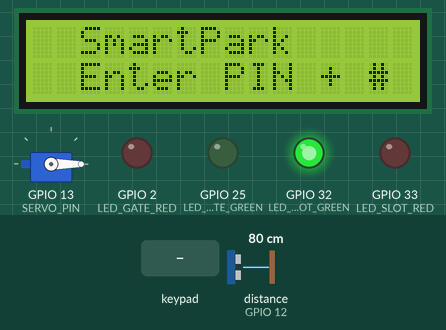
Recording of a sketch running on a simulated ESP32. On the bench: servo, 16×2 character LCD, output pins drawn as LEDs (lit = HIGH). Wiring (inferred from the names in the program): ultrasonic range finder: trigger GPIO 14; echo GPIO 12. Inputs (shaded band) come from the test bench; at power-on: distance to the obstacle (sensor on GPIO 12) 80 cm. The echo pulse lasts 58.3 µs per cm; WiFi joins after 1.5 s; servers stay silent unless stated; uploads are accepted with an empty reply; pins used as bus, display or sensor lines are not drawn; what the sketch prints to the serial monitor is not drawn.

Above: at 4.3 s.
4.4 s: keypad keys 4 5 1 5 1 6 # pressed 0.4 s apart
At 8.3 s:
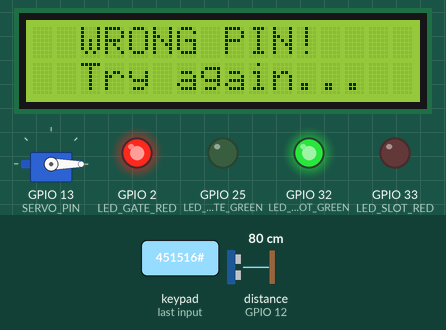
8.7 s: distance to the obstacle (sensor on GPIO 12) set to 18 cm
11.4 s: distance to the obstacle (sensor on GPIO 12) set to 14 cm
At 12.2 s:
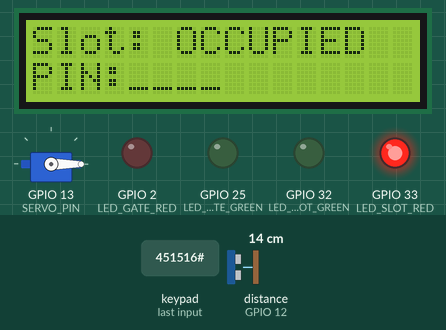
12.9 s: keypad keys 1 7 1 8 1 9 2 3 # pressed 0.4 s apart
At 15.0 s:
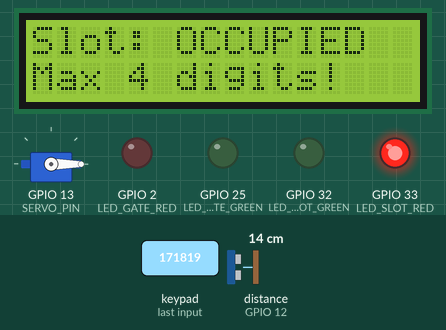
18.0 s: keypad keys 1 2 3 4 # pressed 0.4 s apart
At 23.3 s:
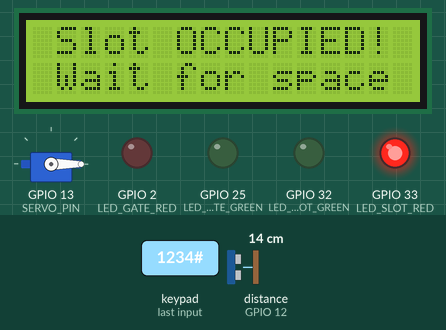
Timing chart, 0 to 24.8 s (numbered marks = the images above; inputs shaded):
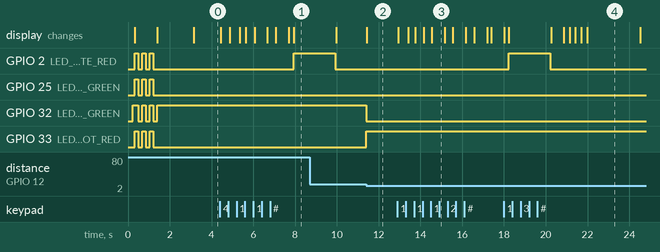

Measured:
- the behaviour switches between 16 and 15 cm on distance to the obstacle (sensor on GPIO 12) (found by bisection; images 1 and 2)
- after the input at 4.4 s, GPIO 2 (LED_GATE_RED): LOW → HIGH after 3.5 s; the display: first changes at once (image 1 shows a later state)
- after the input at 11.4 s, GPIO 32 (LED_SLOT_GREEN): HIGH → LOW at once; GPIO 33 (LED_SLOT_RED): LOW → HIGH at once; the display: changes at once (image 2)
- after the input at 12.9 s, the display: first changes at once (image 3 shows a later state)
- after the input at 18.0 s, the display: first differs from a run without the input after 2.9 s (image 4 shows a later state)

The sketch:

sketch_1_.ino
```cpp
/*
 * ╔══════════════════════════════════════════════════════════════╗
 * ║   SmartPark IoT — ESP32 Final Version                        ║
 * ║   Keypad PIN + I2C LCD + HC-SR04 + Servo + 4 LEDs            ║
 * ╠══════════════════════════════════════════════════════════════╣
 * ║  LED ROLES (CORRECTED):                                      ║
 * ║   GATE GREEN (GPIO 25) — lights when gate is OPEN / PIN OK   ║
 * ║   GATE RED   (GPIO 26) — lights when gate is LOCKED          ║
 * ║   SLOT GREEN (GPIO 32) — lights when parking slot is VACANT  ║
 * ║   SLOT RED   (GPIO 33) — lights when car IS in the slot      ║
 * ║                                                              ║
 * ║  SERVO (GPIO 13) — main entry gate arm                       ║
 * ║  HC-SR04 (TRIG 14 / ECHO 12) — slot occupancy sensor         ║
 * ║  KEYPAD ROWS  : GPIO 4, 5, 15, 16                            ║
 * ║  KEYPAD COLS  : GPIO 17, 18, 19, 23                          ║
 * ║  LCD I2C      : SDA=GPIO21  SCL=GPIO22                       ║
 * ║                                                              ║
 * ║  PIN SYSTEM:                                                 ║
 * ║   Each booking on the website generates a unique 4-digit PIN ║
 * ║   ESP32 fetches the active PIN from your server via HTTP     ║
 * ║   On correct PIN + # → gate opens 4 sec → gate closes        ║
 * ║   After customer leaves → server sets new PIN for next user  ║
 * ╚══════════════════════════════════════════════════════════════╝
 *
 * REQUIRED LIBRARIES (Arduino Library Manager):
 *   ESP32Servo    — by Kevin Harrington
 *   Keypad        — by Mark Stanley & Alexander Brevig
 *   LiquidCrystal I2C — by Frank de Brabander
 *   ArduinoJson   — by Benoit Blanchon
 *   WiFi.h        — built-in with ESP32 board package
 *   HTTPClient.h  — built-in with ESP32 board package
 */

#include <ESP32Servo.h>
#include <Keypad.h>
#include <LiquidCrystal_I2C.h>
#include <WiFi.h>
#include <HTTPClient.h>
#include <ArduinoJson.h>

// ══════════════════════════════════════════════════════
//  CONFIGURATION — CHANGE THESE
// ══════════════════════════════════════════════════════
const char* WIFI_SSID     = "Wokwi-GUEST";       // Your Wi-Fi SSID
const char* WIFI_PASS     = "";   // Your Wi-Fi password

// Your backend server URL (see connection guide below)
// Example with local server:  "http://192.168.1.100:3000"
// Example with Firebase:      "https://your-project.firebaseio.com"
const char* SERVER_URL    = "https://smartpark-server-yczi.onrender.com";

// This device's unique ID — register this in the website when adding your lot
const char* DEVICE_ID     = "SP-0001";

// Fallback PIN (used when Wi-Fi/server is unavailable for testing)
const char* FALLBACK_PIN  = "1234";

// Car detection threshold
const int   CAR_DIST_CM   = 15;   // < 15cm = car present
const int   GATE_OPEN_SEC = 4;    // Gate open duration in seconds
const int   PIN_FETCH_MS  = 5000; // How often to fetch PIN from server (ms)
const int   STATUS_PUSH_MS= 3000; // How often to push slot status (ms)
const int   LCD_I2C_ADDR  = 0x27;

// ══════════════════════════════════════════════════════
//  PIN NUMBERS
// ══════════════════════════════════════════════════════
#define TRIG_PIN      14
#define ECHO_PIN      12

#define LED_GATE_GREEN 25   // Gate: green = OPEN / authorized
#define LED_GATE_RED   2   // Gate: red   = LOCKED / closed
#define LED_SLOT_GREEN 32   // Slot: green = VACANT
#define LED_SLOT_RED   33   // Slot: red   = OCCUPIED

#define SERVO_PIN      13

// 4x4 Keypad
const byte ROWS = 4, COLS = 4;
char keyLayout[ROWS][COLS] = {
  {'1','2','3','A'},
  {'4','5','6','B'},
  {'7','8','9','C'},
  {'*','0','#','D'}
};
byte rowPins[ROWS] = {4, 5, 15, 16};
byte colPins[COLS] = {17, 18, 19, 23};

// ══════════════════════════════════════════════════════
//  OBJECTS
// ══════════════════════════════════════════════════════
LiquidCrystal_I2C lcd(LCD_I2C_ADDR, 16, 2);
Keypad   keypad  = Keypad(makeKeymap(keyLayout), rowPins, colPins, ROWS, COLS);
Servo    gateServo;
HTTPClient http;

// ══════════════════════════════════════════════════════
//  STATE
// ══════════════════════════════════════════════════════
String  enteredPIN    = "";
String  currentPIN    = FALLBACK_PIN; // active PIN from server
bool    slotOccupied  = false;
bool    gateIsOpen    = false;
bool    wifiConnected = false;
unsigned long lastPINFetch   = 0;
unsigned long lastStatusPush = 0;

// ══════════════════════════════════════════════════════
//  HELPER: Measure distance in cm
// ══════════════════════════════════════════════════════
long measureCm() {
  digitalWrite(TRIG_PIN, LOW);
  delayMicroseconds(2);
  digitalWrite(TRIG_PIN, HIGH);
  delayMicroseconds(10);
  digitalWrite(TRIG_PIN, LOW);
  long dur = pulseIn(ECHO_PIN, HIGH, 25000);
  if (dur == 0) return 999;
  return (dur * 34L) / 2000;
}

// ══════════════════════════════════════════════════════
//  HELPER: Set GATE LEDs
// ══════════════════════════════════════════════════════
void setGateLED(bool isOpen) {
  digitalWrite(LED_GATE_GREEN, isOpen ? HIGH : LOW);  // green = open
  digitalWrite(LED_GATE_RED,   isOpen ? LOW  : HIGH); // red   = locked
}

// ══════════════════════════════════════════════════════
//  HELPER: Set SLOT LEDs
// ══════════════════════════════════════════════════════
void setSlotLED(bool isCar) {
  digitalWrite(LED_SLOT_GREEN, isCar ? LOW  : HIGH); // green = vacant
  digitalWrite(LED_SLOT_RED,   isCar ? HIGH : LOW);  // red   = occupied
}

// ══════════════════════════════════════════════════════
//  HELPER: Open gate, wait, close
// ══════════════════════════════════════════════════════
void openGate() {
  gateIsOpen = true;
  gateServo.write(90);
  setGateLED(true);  // gate LED → green

  lcd.clear();
  lcd.setCursor(0, 0); lcd.print("  ACCESS OK!    ");

  Serial.println("[GATE] Open — 90 degrees");

  for (int s = GATE_OPEN_SEC; s > 0; s--) {
    lcd.setCursor(0, 1);
    lcd.print("  Closing in ");
    lcd.print(s); lcd.print("s  ");
    delay(1000);
  }

  gateServo.write(0);
  gateIsOpen = false;
  digitalWrite(LED_GATE_GREEN, LOW);  // right GREEN off after close
  digitalWrite(LED_GATE_RED, LOW);    // right RED stays OFF

  Serial.println("[GATE] Closed — 0 degrees");

  // After gate closes, tell server this booking is done
  // so a NEW PIN is needed for the next customer
  pushGateEvent("closed");

  lcd.clear();
  lcd.setCursor(0, 0); lcd.print("  SmartPark     ");
  lcd.setCursor(0, 1); lcd.print("  Enter PIN + # ");
}

// ══════════════════════════════════════════════════════
//  HELPER: Update PIN display row
// ══════════════════════════════════════════════════════
void refreshPINRow() {
  lcd.setCursor(0, 1);
  lcd.print("PIN:");
  for (int i = 0; i < (int)enteredPIN.length(); i++) lcd.print("*");
  for (int i = enteredPIN.length(); i < 4; i++) lcd.print("_");
  lcd.print("       "); // Clear trailing chars
}

// ══════════════════════════════════════════════════════
//  NETWORK: Fetch active PIN from server
//  GET /api/pin?device=SP-0001
//  Server returns: {"pin":"7284","booking_id":"BK001"}
// ══════════════════════════════════════════════════════
void fetchPIN() {
  if (!wifiConnected) return;
  String url = String(SERVER_URL) + "/api/pin?device=" + DEVICE_ID;
  http.begin(url);
  int code = http.GET();
  if (code == 200) {
    String body = http.getString();
    StaticJsonDocument<128> doc;
    if (!deserializeJson(doc, body)) {
      String newPin = doc["pin"].as<String>();
      if (newPin.length() == 4) {
        if (newPin != currentPIN) {
          currentPIN = newPin;
          Serial.println("[PIN] Updated from server: ****");
        }
      }
    }
  } else {
    Serial.print("[PIN] Fetch failed, code: "); Serial.println(code);
  }
  http.end();
}

// ══════════════════════════════════════════════════════
//  NETWORK: Push slot status to server
//  POST /api/status
//  Body: {"device":"SP-0001","occupied":true,"dist":8}
// ══════════════════════════════════════════════════════
void pushStatus(bool occupied, long dist) {
  if (!wifiConnected) return;
  String url = String(SERVER_URL) + "/api/status";
  String body = "{\"device\":\"" + String(DEVICE_ID) +
                "\",\"occupied\":" + (occupied ? "true" : "false") +
                ",\"dist\":" + dist + "}";
  http.begin(url);
  http.addHeader("Content-Type", "application/json");
  int code = http.POST(body);
  Serial.print("[STATUS] Pushed — code: "); Serial.println(code);
  http.end();
}

// ══════════════════════════════════════════════════════
//  NETWORK: Tell server gate opened/closed
//  POST /api/gate-event
// ══════════════════════════════════════════════════════
void pushGateEvent(String event) {
  if (!wifiConnected) return;
  String url = String(SERVER_URL) + "/api/gate-event";
  String body = "{\"device\":\"" + String(DEVICE_ID) +
                "\",\"event\":\"" + event + "\"}";
  http.begin(url);
  http.addHeader("Content-Type", "application/json");
  http.POST(body);
  http.end();
}

// ══════════════════════════════════════════════════════
//  SETUP
// ══════════════════════════════════════════════════════
void setup() {
  Serial.begin(115200);
  delay(200);

  Serial.println(F("\n╔══════════════════════════════════╗"));
  Serial.println(F("║   SmartPark ESP32 — Starting...  ║"));
  Serial.println(F("╚══════════════════════════════════╝"));

  // I/O Setup
  pinMode(TRIG_PIN,      OUTPUT);
  pinMode(ECHO_PIN,      INPUT);
  pinMode(LED_GATE_GREEN,OUTPUT);
  pinMode(LED_GATE_RED,  OUTPUT);
  pinMode(LED_SLOT_GREEN,OUTPUT);
  pinMode(LED_SLOT_RED,  OUTPUT);

  // Servo
  gateServo.attach(SERVO_PIN);
  gateServo.write(0); // Gate starts CLOSED

  // Initial LED state: both right LEDs OFF, slot VACANT (green)
  digitalWrite(LED_GATE_GREEN, LOW);
  digitalWrite(LED_GATE_RED, LOW);
  setSlotLED(false);

  // LCD
  lcd.init();
  lcd.backlight();
  lcd.setCursor(0, 0); lcd.print("  SmartPark     ");
  lcd.setCursor(0, 1); lcd.print("  Booting...    ");

  // Flash all LEDs 3× as boot animation
  for (int i = 0; i < 3; i++) {
    digitalWrite(LED_GATE_GREEN, HIGH); digitalWrite(LED_GATE_RED,  HIGH);
    digitalWrite(LED_SLOT_GREEN, HIGH); digitalWrite(LED_SLOT_RED,  HIGH);
    delay(180);
    digitalWrite(LED_GATE_GREEN, LOW);  digitalWrite(LED_GATE_RED,  LOW);
    digitalWrite(LED_SLOT_GREEN, LOW);  digitalWrite(LED_SLOT_RED,  LOW);
    delay(180);
  }
  // Restore correct state
  digitalWrite(LED_GATE_GREEN, LOW);
  digitalWrite(LED_GATE_RED, LOW);
  setSlotLED(false);

  // Wi-Fi
  lcd.setCursor(0, 1); lcd.print("  WiFi...       ");
  Serial.print("[WiFi] Connecting to "); Serial.println(WIFI_SSID);
  WiFi.begin(WIFI_SSID, WIFI_PASS);
  int tries = 0;
  while (WiFi.status() != WL_CONNECTED && tries < 20) {
    delay(500); Serial.print("."); tries++;
  }
  if (WiFi.status() == WL_CONNECTED) {
    wifiConnected = true;
    Serial.println(F("\n[WiFi] Connected!"));
    Serial.print(F("[WiFi] IP: ")); Serial.println(WiFi.localIP());
    fetchPIN();
  } else {
    Serial.println(F("\n[WiFi] Failed — using fallback PIN"));
    currentPIN = FALLBACK_PIN;
  }

  lcd.clear();
  lcd.setCursor(0, 0); lcd.print("  SmartPark     ");
  lcd.setCursor(0, 1); lcd.print("  Enter PIN + # ");

  Serial.println(F("[SYS] Ready!"));
  Serial.println(F("  Type PIN on keypad, press # to open gate"));
  Serial.println(F("  Press * to clear PIN"));
  Serial.println(F("══════════════════════════════════"));
}

// ══════════════════════════════════════════════════════
//  MAIN LOOP
// ══════════════════════════════════════════════════════
void loop() {

  // ── 1. Sensor reading ──────────────────────────────
  long dist = measureCm();
  bool car  = (dist < CAR_DIST_CM);

  if (car != slotOccupied) {
    slotOccupied = car;
    setSlotLED(car);

    // Update LCD top row
    lcd.setCursor(0, 0);
    lcd.print(car ? "Slot: OCCUPIED  " : "Slot: VACANT    ");

    Serial.print(F("[SLOT] "));
    Serial.print(car ? "CAR IN " : "EMPTY  ");
    Serial.print(F("("));
    Serial.print(dist);
    Serial.println(F(" cm)"));
  }

  // ── 2. Periodic network tasks ───────────────────────
  unsigned long now = millis();

  if (now - lastPINFetch > PIN_FETCH_MS) {
    lastPINFetch = now;
    fetchPIN();
  }

  if (now - lastStatusPush > STATUS_PUSH_MS) {
    lastStatusPush = now;
    pushStatus(slotOccupied, dist);
  }

  // ── 3. Keypad input ─────────────────────────────────
  char key = keypad.getKey();
  if (!key) { delay(60); return; }

  Serial.print(F("[KEY] ")); Serial.println(key);

  if (key == '*') {
    // ── CLEAR ─────────────────────────────────────────
    enteredPIN = "";
    refreshPINRow();
    Serial.println(F("[PIN] Cleared"));

  } else if (key == '#') {
    // ── CHECK PIN ─────────────────────────────────────
    if (enteredPIN == currentPIN) {

      if (!slotOccupied) {
        // ✅ Correct PIN + slot is free
        Serial.println(F("[AUTH] CORRECT — opening gate!"));
        pushGateEvent("opened");
        openGate();
        enteredPIN = "";
        // Fetch fresh PIN (server may have issued new one)
        fetchPIN();
      } else {
        // ✅ Correct PIN but slot is full
        Serial.println(F("[AUTH] Correct PIN but slot OCCUPIED!"));
        lcd.clear();
        lcd.setCursor(0, 0); lcd.print(" Slot OCCUPIED! ");
        lcd.setCursor(0, 1); lcd.print(" Wait for space ");
        delay(2500);
        lcd.clear();
        lcd.setCursor(0, 0); lcd.print("  SmartPark     ");
        enteredPIN = "";
        refreshPINRow();
      }

    } else {
      // ❌ Wrong PIN
      Serial.println(F("[AUTH] WRONG PIN!"));
      lcd.clear();
      lcd.setCursor(0, 0); lcd.print("  WRONG PIN!    ");
      lcd.setCursor(0, 1); lcd.print("  Try again...  ");

      // Flash gate RED LED twice as warning
      // Right RED glows solid during wrong PIN
      digitalWrite(LED_GATE_RED, HIGH);   // right RED ON
      delay(2000);                        // solid for 2 seconds
      digitalWrite(LED_GATE_RED, LOW);    // right RED OFF — done
      lcd.clear();
      lcd.setCursor(0, 0); lcd.print(slotOccupied ? "Slot: OCCUPIED  " : "Slot: VACANT    ");
      enteredPIN = "";
      refreshPINRow();
    }

  } else if (key >= '0' && key <= '9') {
    // ── DIGIT ─────────────────────────────────────────
    if ((int)enteredPIN.length() < 4) {
      enteredPIN += key;
      // Show slot status on top row, PIN on bottom row
      lcd.setCursor(0, 0);
      lcd.print(slotOccupied ? "Slot: OCCUPIED  " : "Slot: VACANT    ");
      refreshPINRow();
      Serial.print(F("[PIN] Digits entered: "));
      Serial.println(enteredPIN.length());
    } else {
      lcd.setCursor(0, 1); lcd.print("Max 4 digits!   ");
      delay(600); refreshPINRow();
    }

  }
  // A/B/C/D keys are ignored silently

  delay(60);
}

/*
 * ══════════════════════════════════════════════════════
 *  MINIMAL NODE.JS SERVER (backend/server.js)
 *  Run with: node server.js
 *  Install:  npm install express
 * ══════════════════════════════════════════════════════
 *
 * const express = require('express');
 * const app = express();
 * app.use(express.json());
 *
 * // In-memory store (use a real DB like MongoDB/Firebase in production)
 * const devices = {
 *   'SP-0001': { pin: '1234', booking: null, occupied: false },
 * };
 *
 * // GET /api/pin?device=SP-0001
 * // ESP32 calls this every 5 seconds to get the current valid PIN
 * app.get('/api/pin', (req, res) => {
 *   const d = devices[req.query.device];
 *   if (!d) return res.status(404).json({ error: 'Device not found' });
 *   res.json({ pin: d.pin, booking_id: d.booking });
 * });
 *
 * // POST /api/status  (body: {device, occupied, dist})
 * // ESP32 pushes slot sensor status every 3 seconds
 * app.post('/api/status', (req, res) => {
 *   const { device, occupied } = req.body;
 *   if (devices[device]) devices[device].occupied = occupied;
 *   res.json({ ok: true });
 *   // TODO: emit to website via Socket.io for live map updates
 * });
 *
 * // POST /api/gate-event  (body: {device, event: "opened"|"closed"})
 * app.post('/api/gate-event', (req, res) => {
 *   const { device, event } = req.body;
 *   if (event === 'closed' && devices[device]) {
 *     // When gate closes: generate new PIN for next customer
 *     devices[device].pin = String(Math.floor(1000 + Math.random() * 9000));
 *     devices[device].booking = null;
 *     console.log(`[${device}] New PIN issued: ****`);
 *   }
 *   res.json({ ok: true });
 * });
 *
 * // POST /api/booking  (called by website when user books)
 * // Body: {device, pin, booking_id}
 * app.post('/api/booking', (req, res) => {
 *   const { device, pin, booking_id } = req.body;
 *   if (!devices[device]) return res.status(404).json({ error: 'Device not found' });
 *   devices[device].pin = pin;
 *   devices[device].booking = booking_id;
 *   res.json({ ok: true });
 * });
 *
 * app.listen(3000, () => console.log('SmartPark server running on :3000'));
 */
```
